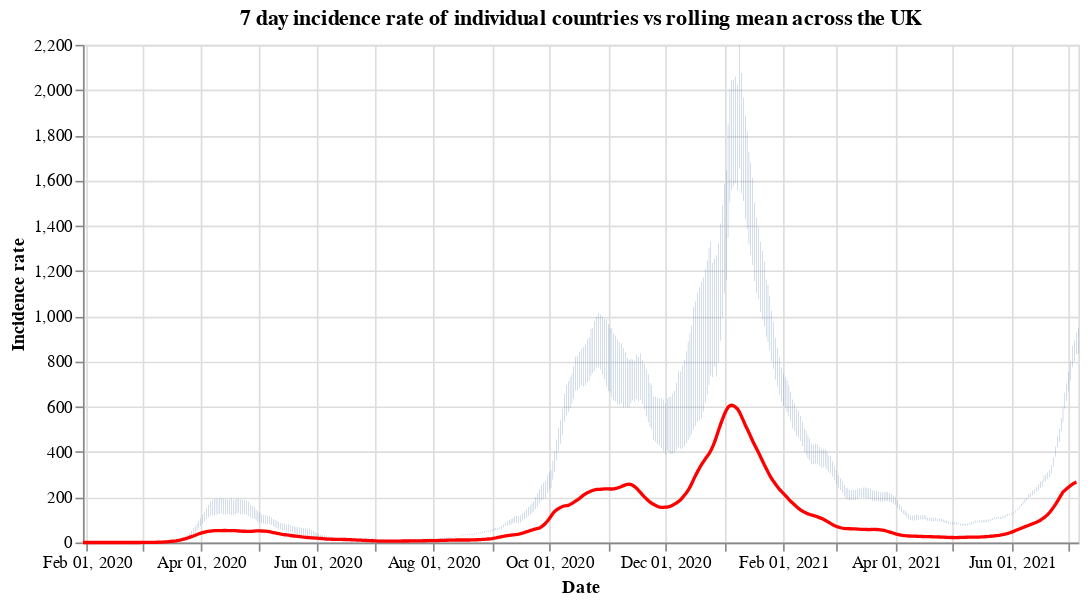

The notebook cell this image was saved under:
### Code cell
#collapse
countries = uk_cases['areaName'].unique()
countries.sort()

selection = alt.selection_single(
    name='Select',
    fields=['areaName'],
    init={'areaName': 'Wales'},
    bind={'areaName': alt.binding_select(options=countries)}
)

# scatter plot, modify opacity based on selection
bars = alt.Chart(uk_cases).mark_bar().add_selection(
    selection
).encode(
    x=alt.X("yearmonthdate(date):T", axis=alt.Axis(title='Date')),
    y=alt.Y("weeklyCasesRate:Q", axis=alt.Axis(title='Incidence rate')),
    tooltip='weeklyCasesRate:Q',
    opacity=alt.condition(selection, alt.value(1), alt.value(0))
).properties(title=f'7 day incidence rate of individual countries vs rolling mean across the UK', width=600)

line = alt.Chart(overview_cases).mark_line(
    color='red',
    size=2,
).transform_window(
    rolling_mean='mean(weeklyCasesRate)',
    frame=[0, 7]
).encode(
    x='yearmonthdate(date):T',
    y='rolling_mean:Q'
)

alt.layer(bars, line)

### Figure 1 — Vega-Lite specification as saved in the notebook (floating-point values rounded to 4 significant figures; data arrays with more than 128 entries replaced by an {"elided": "..."} marker saying what was removed)
{"config": {"view": {"continuousWidth": 400, "continuousHeight": 300}}, "layer": [{"data": {"name": "data-c6c1e49160dfd0e2193da0b4b58792e1"}, "mark": "bar", "encoding": {"opacity": {"condition": {"value": 1, "selection": "Select"}, "value": 0}, "tooltip": {"type": "quantitative", "field": "weeklyCasesRate"}, "x": {"type": "temporal", "axis": {"title": "Date"}, "field": "date", "timeUnit": "yearmonthdate"}, "y": {"type": "quantitative", "axis": {"title": "Incidence rate"}, "field": "weeklyCasesRate"}}, "selection": {"Select": {"type": "single", "fields": ["areaName"], "init": {"areaName": "Wales"}, "bind": {"areaName": {"input": "select", "options": ["England", "Northern Ireland", "Scotland", "Wales"]}}}}, "title": "7 day incidence rate of individual countries vs rolling mean across the UK", "width": 600}, {"data": {"name": "data-d5c7027045e53b300e2ac8fa150efb24"}, "mark": {"type": "line", "color": "red", "size": 2}, "encoding": {"x": {"type": "temporal", "field": "date", "timeUnit": "yearmonthdate"}, "y": {"type": "quantitative", "field": "rolling_mean"}}, "transform": [{"window": [{"op": "mean", "field": "weeklyCasesRate", "as": "rolling_mean"}], "frame": [0, 7]}]}], "$schema": "https://vega.github.io/schema/vega-lite/v4.8.1.json", "datasets": {"data-c6c1e49160dfd0e2193da0b4b58792e1": {"elided": "2000 records"}, "data-d5c7027045e53b300e2ac8fa150efb24": {"elided": "523 records"}}}
